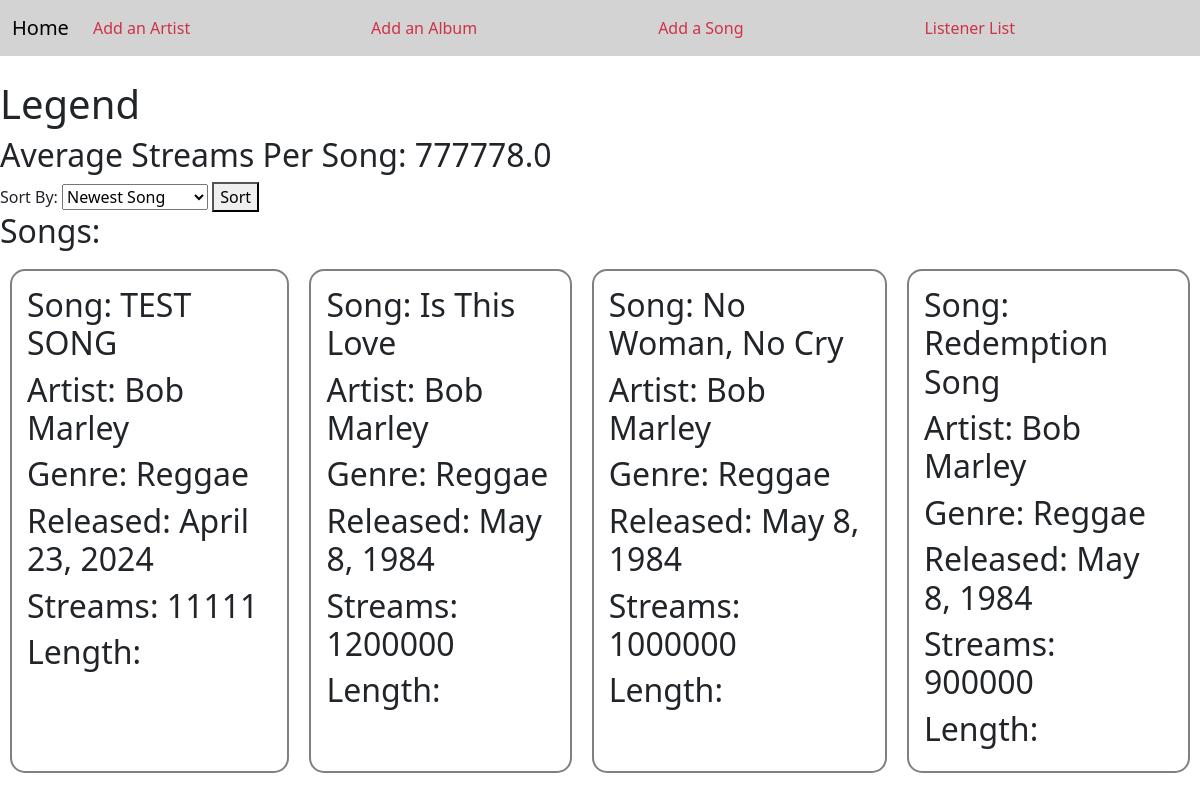
The app's page /albumPage/11 with its own data.
### myapp/models.py (models this page shows, shortened)
class Album(models.Model):
    albumID = models.AutoField(primary_key=True)
    albumName = models.CharField(max_length=200)
    numberOfSongs = models.IntegerField(default=0)
    length = models.DurationField(default=0)
    releaseDate = models.DateField()
    description = models.TextField()
    totalStreams = models.IntegerField(default=0)
    averageStreams = models.IntegerField(default=0)
    genre = models.ForeignKey('Genre', on_delete=models.CASCADE)
    artistID = models.ForeignKey(Artist, on_delete=models.CASCADE)

class Song(models.Model):
    songID = models.AutoField(primary_key=True)
    songName = models.CharField(max_length=200)
    length = models.DurationField()
    genre = models.ForeignKey('Genre',max_length=100, on_delete=models.CASCADE)
    releaseDate = models.DateField()
    streams = models.IntegerField()
    artistID = models.ForeignKey('Artist', on_delete=models.CASCADE)
    albumID = models.ForeignKey('Album', on_delete=models.CASCADE)

### myapp/views.py (the view)
# urls.py: path('albumPage/<albumID>', views.albumPage, name='albumPage'),
def albumPage(request, albumID):
    with connection.cursor() as cursor:
        cursor.execute(
            """
            SELECT myapp_album.albumID, myapp_album.albumName, myapp_album.releaseDate, myapp_artist.artistName, myapp_genre.name,
                   ROUND(AVG(myapp_song.streams)) as avg_streams
            FROM myapp_album
            INNER JOIN myapp_artist ON myapp_album.artistID_id = myapp_artist.artistID
            INNER JOIN myapp_genre ON myapp_album.genre_id = myapp_genre.genreID
            INNER JOIN myapp_song ON myapp_album.albumID = myapp_song.albumID_id
            WHERE myapp_album.albumID = %s
            GROUP BY myapp_album.albumID, myapp_album.albumName, myapp_album.releaseDate, myapp_artist.artistName, myapp_genre.name
            """,
            [albumID]
        )
        album_data = cursor.fetchone()
    if album_data:
        album = {
            'albumID': album_data[0],
            'albumName': album_data[1],
            'releaseDate': album_data[2],
            'artistName': album_data[3],
            'genre': album_data[4],
            'averageStreams': album_data[5],  # Average streams
        }
        sql_query = """
            SELECT myapp_song.songID, myapp_song.songName, myapp_song.releaseDate,
                   myapp_song.streams, myapp_artist.artistName, myapp_genre.name
            FROM myapp_song
            INNER JOIN myapp_artist ON myapp_song.artistID_id = myapp_artist.artistID
            INNER JOIN myapp_genre ON myapp_song.genre_id = myapp_genre.genreID
            WHERE myapp_song.albumID_id = %s
        """
        params = [albumID]
        search_query = request.GET.get('search', '')
        if search_query:
            sql_query += " AND (myapp_song.songName ILIKE %s)"
            params.append('%' + search_query + '%')
        sort_options = {
            'newest': 'ORDER BY myapp_song.releaseDate DESC',
            'highest_streams': 'ORDER BY myapp_song.streams DESC',
            'lowest_streams': 'ORDER BY myapp_song.streams ASC',
            'oldest': 'ORDER BY myapp_song.releaseDate ASC',
        }
        sort_option = request.GET.get('sort', 'newest')
        sql_query += ' ' + sort_options.get(sort_option, 'ORDER BY myapp_song.releaseDate DESC')
        with connection.cursor() as cursor:
            cursor.execute(sql_query, params)
            songs_data = cursor.fetchall()
        songs = []
        for song_data in songs_data:
            song_dict = {
                'songID': song_data[0],
                'songName': song_data[1],
                'releaseDate': song_data[2],
                'streams': song_data[3],
                'artistName': song_data[4],
                'genre': song_data[5],
            }
            songs.append(song_dict)
        context = {
            'album': album,
            'songs': songs,
            'sort_option': sort_option,
            'search_query': search_query,
        }
        return render(request, 'myapp/albumPage.html', context)
    else:
        return render(request, 'myapp/albumPage.html', {'error': 'Album not found'})

### myapp/templates/myapp/albumPage.html (shortened to what this page needs)
{% extends "myapp/layout.html" %} {% block body %}
<h1>{{album.albumName}}</h1>
<h2>Average Streams Per Song: {{album.averageStreams}}</h2>
<form method="get" action="/albumPage/{{ album.albumID }}">
  <label for="sort">Sort By:</label>
  <select name="sort" id="sort">
      <option value="newest" {% if sort_option == 'newest' %} selected {% endif %}>Newest Song</option>
  </select>
  <button type="submit">Sort</button>
</form>
<h2>Songs:</h2>
<div class="box-container">
  {% for song in songs %}
  <div class="box-display">
    <h2>Song: {{ song.songName }}</h2>
    <h2>Artist: {{song.artistName}}</h2>
    <h2>Genre: {{song.genre}}</h2>
    <h2>Released: {{song.releaseDate}}</h2>
    <h2>Streams: {{song.streams}}</h2>
    <h2>Length: {{song.length}}</h2>
  </div>
  {% endfor %}{% endblock %}

### myapp/styles.css (style rules this page uses)
.box-container { display: flex; flex-direction: row; overflow-x: auto; }
.box-display { font-size: 10px !important; border: solid gray 2px; border-radius: 15px; padding: 15px; min-width: 200px; min-height: 200px; margin: 10px; }

### myapp/templates/myapp/albumPage.html (style rules this page uses)
.box-container { display: flex; flex-direction: row; overflow-x: auto; }
.box-display { font-size: 10px !important; border: solid gray 2px; border-radius: 15px; padding: 15px; min-width: 150px; min-height: 150px; margin: 10px; }

### records on screen
Album: albumName "Legend"
Song: songName "TEST SONG", artistName "Bob Marley", genre "Reggae", releaseDate "April 23, 2024", streams "11111"
Song: songName "Is This Love", artistName "Bob Marley", genre "Reggae", releaseDate "May 8, 1984", streams "1200000"
Song: songName "No Woman, No Cry", artistName "Bob Marley", genre "Reggae", releaseDate "May 8, 1984", streams "1000000"
Song: songName "Redemption Song", artistName "Bob Marley", genre "Reggae", releaseDate "May 8, 1984", streams "900000"

### other values on screen
{{ album.averageStreams }} "777778.0"
